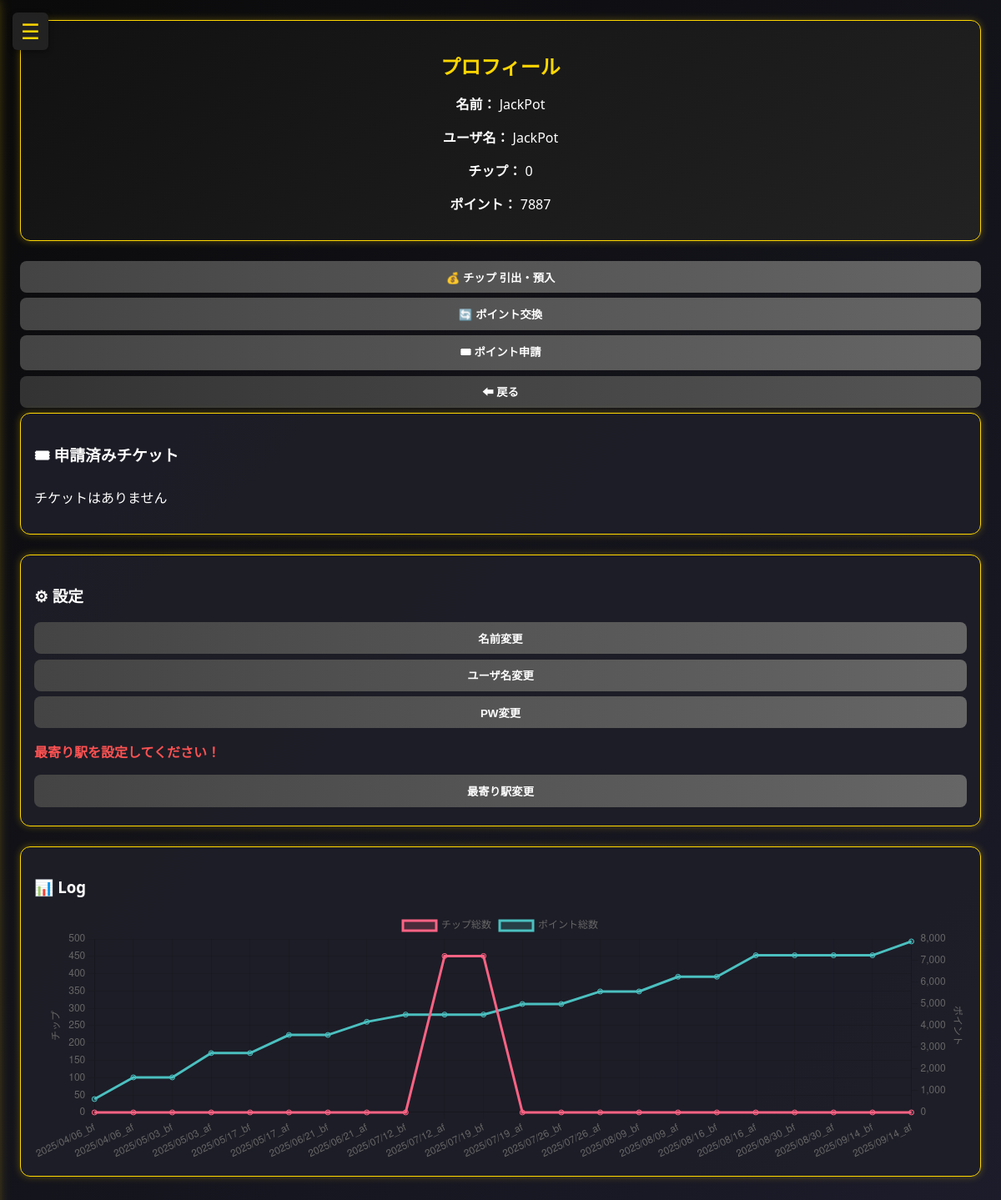
Screenshot of /profile/1 (signed in) with the database file from the repository.
### app/app.py (models this page shows)
class User(UserMixin, db.Model):
    id = db.Column(db.Integer, primary_key=True)
    name = db.Column(db.String(20),nullable=False, unique = True)
    username = db.Column(db.String(20),nullable=False, unique = True)
    pw = db.Column(db.String(20), nullable=False)
    chip = db.Column(db.Integer)
    point = db.Column(db.Integer)
    last_login = db.Column(db.Date)#年月日だけでいいのでData型。時間まで欲しい場合はDatetime
    station = db.Column(db.String(20))#最寄り駅
    fare = db.Column(db.Integer)#大宮駅までの運賃

### app/app.py (the view)
@app.route("/profile/<int:id>")
@login_required
def profile(id):
    user=User.query.get(id)
    tickets = Ticket.query.filter_by(user_id=id).all()#ユーザの申請中チケットを表示
    chip_logs = Chip_log.query.filter(Chip_log.user_id == user.id).all()#cjip_logデータを抽出
    chips = []#チップのデータ
    points= []#ポイントのデータ
    dates = []#日付のデータ
    for log in chip_logs:
        chips.append(log.chip_before)
        chips.append(log.chip_after)
        points.append(log.point_before)
        points.append(log.point_after)
        str_date = log.date.strftime("%Y/%m/%d")#2025/06/26 の形でstr型に加工。
        dates.append(str_date + "_bf")#before
        dates.append(str_date + "_af")#after
    if current_user.id == 1 or current_user.id == id:
        return render_template("profile.html",user=user,tickets=tickets,chips=chips,points=points,dates=dates)
    elif current_user.id != id:#該当ユーザ以外はグラフのみ
        return render_template("profile_view.html",user=user,chips=chips,points=points,dates=dates)

### app/app.py (called while the page is built)
@login_manager.user_loader
def load_user(user_id):
    return User.query.get(int(user_id))

### app/templates/profile.html (shortened to what this page needs)
{% extends "base.html" %}
{% block content %}
<div id="menu-button">☰</div>
<div class="profile-card">
    <h2>プロフィール</h2>
    <p><strong>名前：</strong> {{user.name}}</p>
    <p><strong>ユーザ名：</strong> {{user.username}}</p>
    <p><strong>チップ：</strong> {{user.chip}}</p>
    <p><strong>ポイント：</strong> {{user.point}}</p>
</div>
<div class="action-buttons">
    <button onclick="window.location.href='/ticket_create_chip/{{ user.id }}'">💰 チップ 引出・預入</button>
    <button onclick="window.location.href='/exchange/{{ user.id }}'">🔄 ポイント交換</button>
    <button onclick="window.location.href='/ticket_create_point/{{ user.id }}'">🎟 ポイント申請</button>
    <button class="back-btn" onclick="window.location.href='/ranking'">⬅ 戻る</button>
</div>
<div class="card">
    <h3>🎟 申請済みチケット</h3>
    {% if tickets == []  or user.id == 1 %}
        <p>チケットはありません</p>
    {% endif %}
</div>
<div class="card">
    <h3>⚙ 設定</h3>
    {% if current_user.id == 1 %}
        <button onclick="window.location.href='/change_user_name/{{ user.id }}'">名前変更</a></button>
    {% endif %}
    <button onclick="window.location.href='/change_user_username/{{ user.id }}'">ユーザ名変更</a></button>
    <button onclick="window.location.href='/change_user_pw/{{ user.id }}'">PW変更</a></button>
    {% if user.station == "None" or user.id == 1%}
        <p class="warn">最寄り駅を設定してください！</p>
        <button onclick="window.location.href='/change_user_station/{{ user.id }}'">最寄り駅変更</a></button>
    {% endif %}
</div>
<div class="card">
  <h3>📊 Log</h3>
  <canvas id="myChart" width="600" height="300"></canvas>
    <script>
        //グラフ描画ライブラリ Chart.js のコンストラクタで新しいオブジェクト ctxを作成(id=myChart,2D描画コンテキスト)
        const ctx = document.getElementById('myChart').getContext('2d');
        const chart = new Chart(ctx, {
        type: 'line',//グラフの種類を指定。 line = 折れ線グラフ
        data: {//データの設定
            labels: {{ dates|tojson }},//X軸を設定。app.py から渡された datesを JSON形式で展開して埋め込む
            datasets: [//実際に表示するデータセット(線)を定義
            {
            label: 'チップ総数',
            data: {{ chips|tojson }},//Y軸を設定。app.py から渡された chipsを受け取って描画。
            borderColor: 'rgba(255, 99, 132, 1)',//線の枠線の色設定(青緑系の不透明カラー)
            backgroundColor: 'rgba(255, 99, 132, 0.2)',//線の下の塗りつぶしの色。半透明。
            tension: 0,//線の滑らかさ(0=直線、1=すごく曲線)
            yAxisID: 'left-y'//左軸に割り当て
            },
            {
            label: 'ポイント総数',
            data: {{ points|tojson }},//Y軸を設定。app.py から渡された chipsを受け取って描画。
            borderColor: 'rgba(75, 192, 192, 1)',//線の枠線の色設定(青緑系の不透明カラー)
            backgroundColor: 'rgba(75, 192, 192, 0.2)',//線の下の塗りつぶしの色。半透明。
            tension: 0,//線の滑らかさ(0=直線、1=すごく曲線)
            yAxisID: 'right-y'//右軸に割り当て
            }
            ]
        },
        options: {//グラフの設定
            responsive: true,//グラフがウィンドウのサイズに自動でフィットするようにする。
            scales: {
                'left-y':{
                    position: 'left',//左に表示する
                    beginAtZero: true,//y軸を0スタートにしている。
                    title: {
                        display: true,
                        text: 'チップ'
                    }
                },
                'right-y':{
                    position: 'right',
                    beginAtZero: true,
                    grid: {
                        drawOnChartArea: false//重なりを避ける(グラフ全体にグリッド線を書かない)
                    },
                    title: {
                        display: true,
                        text: 'ポイント'
                    }
                }
            }
        }
        });
    </script>
</div>
{% endblock %}

### app/static/css/style_card.css (style rules this page uses)
body { background: linear-gradient(135deg, #0a0a0a, #1c1c2b); color: #fff; font-family: "Segoe UI", sans-serif; padding: 1rem; }
#menu-button { position: fixed; top: 15px; left: 15px; font-size: 1.6rem; color: gold; cursor: pointer; z-index: 1001; background: #222; padding: 5px 10px; border-radius: 6px; box-shadow: 0 2px 6px rgba(0,0,0,0.4); }
.card, .profile-card { background: rgba(30, 30, 40, 0.9); border: 1px solid gold; border-radius: 12px; padding: 1rem; margin-bottom: 1.5rem; box-shadow: 0 0 10px rgba(255,215,0,0.3); animation: fadeInUp 0.6s ease; }
.profile-card { background: linear-gradient(145deg, #111, #222); text-align: center; }
.profile-card h2 { color: gold; margin-bottom: 1rem; }
button { display: block; width: 100%; margin: 0.4rem 0; padding: 0.6rem; border: none; border-radius: 8px; background: linear-gradient(90deg, #444, #666); color: #fff; font-weight: bold; transition: transform 0.2s, background 0.3s; }
.action-buttons button { width: 100%; }
.action-buttons .back-btn { background: linear-gradient(90deg, #333, #555); }
.warn { color: #ff5252; font-weight: bold; }
#myChart { width: 100% !important; height: auto !important; max-height: 300px; margin-top: 1rem; }

### rows the page displays
User: name "JackPot", username "JackPot", chip "0", point "7887"

### other values shown
chart data {{ chips|tojson }} [0, 0, 0, 0, 0, 0, 0, 0, 0, 451, 451, 0, 0, 0, 0, 0, 0, 0, 0, 0, 0, 0]
chart data {{ points|tojson }} [616, 1616, 1616, 2737, 2737, 3574, 3574, 4178, 4513, 4513, 4513, 5001, 5001, 5580, 5580, 6259, 6259, 7248, 7248, 7248, 7248, 7887]
